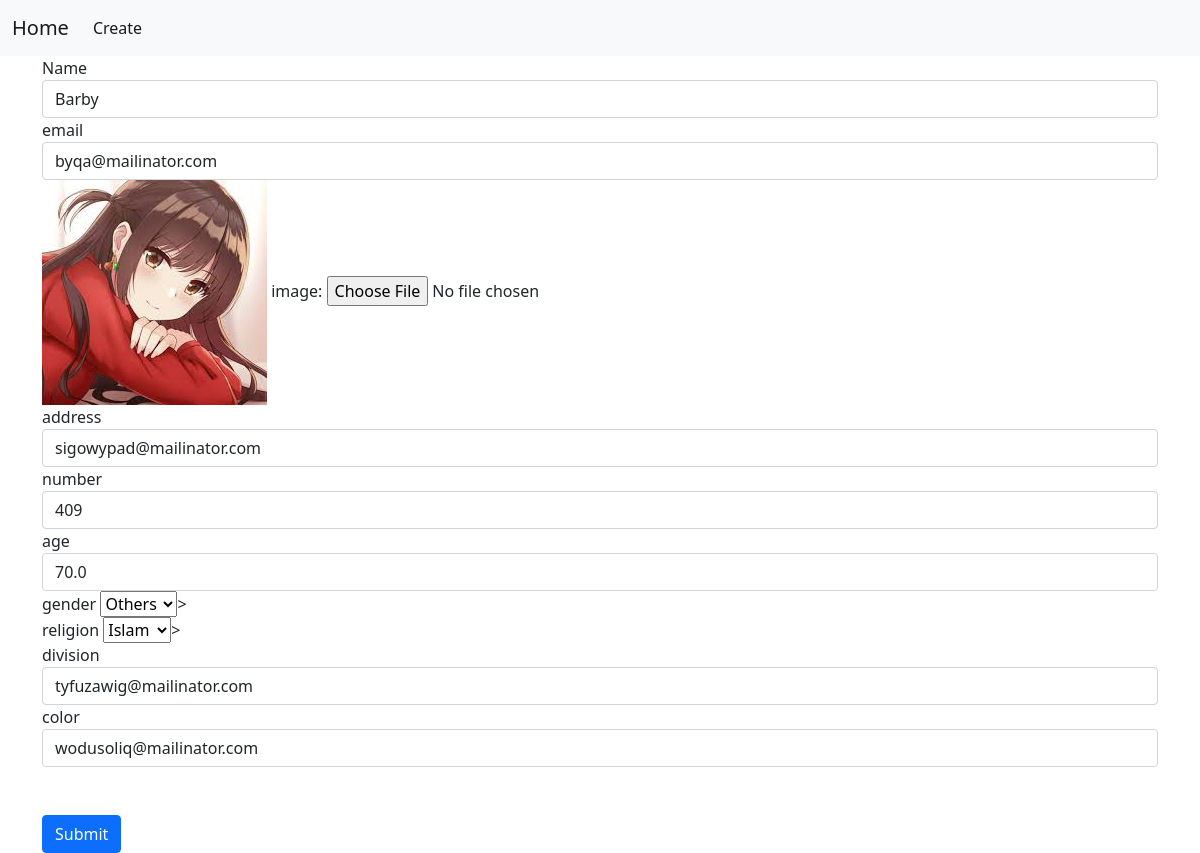
The page /update/65 on the database its author committed.
### FirstApp/models.py (models this page shows, shortened)
class Profile(models.Model):
    GENDER=(
        ('Male','Male'),
        ('Female','Female'),
        ('Others','Others'),
    )
    RELIGION=(
        ('Islam','Islam'),
        ('Hindu','Hindu'),
    )
    name = models.CharField(max_length=50)
    email = models.EmailField(max_length=50,null=True,blank=True)
    image = models. ImageField(upload_to='prof_pic/', default= 'def.png', null=True, blank=True)
    address = models. TextField(max_length=50, null= True)
    number = models.IntegerField()
    age = models.FloatField()
    gender = models.CharField(max_length=8, choices=GENDER,default=None)
    religion = models.CharField(max_length=10, choices=RELIGION, default=None)
    division= models.CharField(max_length=5, null=True)
    color = models.CharField(max_length=10,null=True)

### FirstApp/views.py (the view, shortened to what this page needs)
def update(request, id):
    prof = Profile.objects.get(id=id)
    return render(request, 'update.html', locals())

### templates/update.html (shortened to what this page needs)
{% extends 'index.html' %}
{% block body %}
<div class="container">
 <form method="POST" enctype="multipart/form-data">
   <div class="form-group">
     <label>Name</label>
     <input type="Text" class="form-control" id="exampleInputEmail1" aria-describedby="emailHelp" placeholder="Enter Name" value="{{prof.name}}" name="name">
   </div>
   <div class="form-group">
      <label for="exampleInputEmail1">email</label>
     <input type="email" class="form-control" id="exampleInputEmail1" aria-describedby="emailHelp" placeholder="Enter email" value="{{prof.email}}" name="email">
   </div>
    <div class="form-group">
        <img style="height:200px,width:200px" src="{{prof.image.url}}" alt="">
       <label for="image">image:</label>
        <input type="file" name="image" id="image">
   </div>
      <div class="form-group">
     <label for="exampleInputEmail1">address</label>
     <input type="text" class="form-control" id="exampleInputEmail1" aria-describedby="emailHelp" placeholder="Enter Address" value="{{prof.address}}" name="address">
   </div>
      <div class="form-group">
     <label for="exampleInputEmail1">number</label>
     <input type="number" class="form-control" id="exampleInputEmail1" aria-describedby="emailHelp" placeholder="Enter Number" value="{{prof.number}}" name="number">
   </div>
      <div class="form-group">
     <label for="exampleInputEmail1">age</label>
     <input type="number" class="form-control" id="exampleInputEmail1" aria-describedby="emailHelp" placeholder="Enter Age" value="{{prof.age}}" name="age">
   </div>
      <div class="form-group">
         <label for="exampleInputEmail1">gender</label>
         <select name="gender">
              <option value="{{prof.gender}}">{{prof.gender}}</option>
         </select>>
     </div>
      <div class="form-group">
     <label for="exampleInputEmail1">religion</label>
          <select name="religion">
               <option value="{{prof.religion}}">{{prof.religion}}</option>
         </select>>
     </div>
      <div class="form-group">
     <label for="exampleInputEmail1">division</label>
     <input type="text" class="form-control" id="exampleInputEmail1" aria-describedby="emailHelp" placeholder="Enter Division" value="{{prof.division}}" name="division">
   </div>
      <div class="form-group">
     <label for="exampleInputEmail1">color</label>
     <input type="text" class="form-control" id="exampleInputEmail1" aria-describedby="emailHelp" placeholder="Enter Color" value="{{prof.color}}" name="color">
   </div>
     <br>
     <br>
   <button type="submit" class="btn btn-primary">Submit</button>
 </form>
</div>
{% endblock %}

### rows shown on the page
Profile: name "Barby", email "byqa@mailinator.com", image (picture), address "sigowypad@mailinator.com", number "409", age "70.0", gender "Others", religion "Islam", division "tyfuzawig@mailinator.com", color "wodusoliq@mailinator.com"
